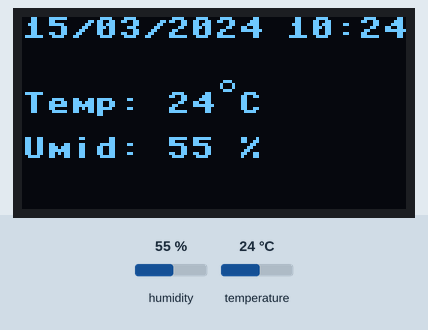
The program below on a simulated MicroPython board. Shown: 128×64 one-colour display. The inputs (shaded band) are chosen by the test bench; at power-on: humidity 55 %, temperature 24 °C. The clock reads 2024-03-15 10:24:30 at power-on unless the program sets it.

Above: at 0.1 s.
At 60.2 s:
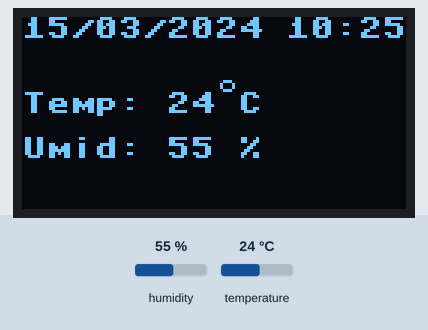
At 120.2 s:
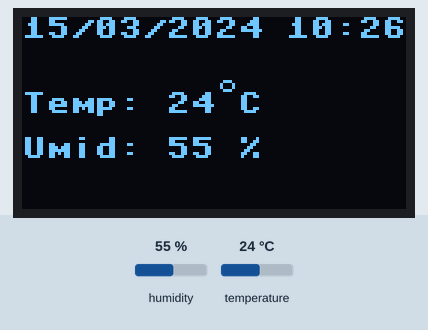

Measured:
- what the display in image 0 shows lasts 60.0 s, from 0.1 s to 60.1 s

The program:

coleta_temp.py
```python
from machine import Pin, SoftI2C
import ssd1306, dht, framebuf, time

# atribuição de pinos da Franzininho
i2c = SoftI2C(scl=Pin(9), sda=Pin(8))

# configurando display
oled_width = 128
oled_height = 64
oled = ssd1306.SSD1306_I2C(oled_width, oled_height, i2c)

# criando simbolo para representar graus no display
degree = bytearray([0x00, 0x0e, 0x11, 0x11, 0x0e, 0x00, 0x00, 0x00])
fb = framebuf.FrameBuffer(degree, 8, 8, framebuf.MONO_HLSB)

# configurando DHT
d = dht.DHT11(Pin(15))

while True:
    # coletando dados de umidade e temperatura
    d.measure()
    temperatura = d.temperature() # em °C
    umidade= d.humidity() # em %

    temperatura_str="Temp: "+str(temperatura)
    umidade_str="Umid: "+str(umidade)+" %"

    #coletando data e hora atual
    current_time = time.localtime()
    formatted_time = "{:02d}/{:02d}/{} {:02d}:{:02d}".format(current_time[2], current_time[1], current_time[0], current_time[3], current_time[4])

    # limpa display
    oled.fill(0)

    # exibição no display
    oled.text(formatted_time, 0, 0)
    oled.framebuf.blit(fb, 63, 20)
    oled.text(temperatura_str+ " " + "C", 0, 25)
    oled.text(umidade_str, 0, 40)
    oled.show()
    time.sleep(60)
```
